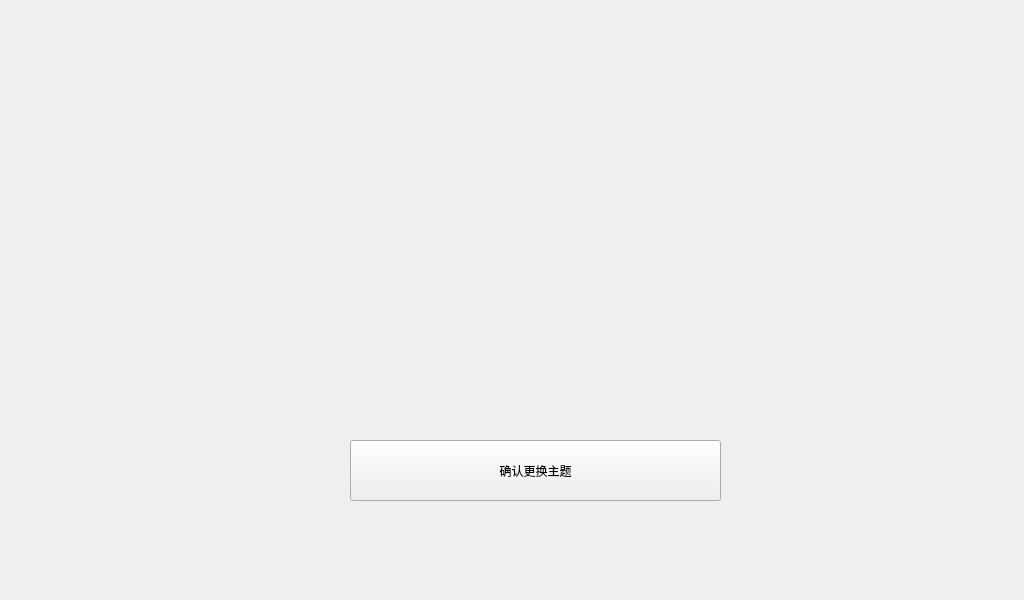
<?xml version="1.0" encoding="UTF-8"?>
<ui version="4.0">
 <class>ThemeScreen</class>
 <widget class="QWidget" name="ThemeScreen">
  <property name="geometry">
   <rect>
    <x>0</x>
    <y>0</y>
    <width>1024</width>
    <height>600</height>
   </rect>
  </property>
  <property name="windowTitle">
   <string>Form</string>
  </property>
  <property name="styleSheet">
   <string notr="true"/>
  </property>
  <widget class="QWidget" name="gridLayoutWidget">
   <property name="geometry">
    <rect>
     <x>170</x>
     <y>30</y>
     <width>721</width>
     <height>391</height>
    </rect>
   </property>
   <layout class="QGridLayout" name="gridLayout">
    <item row="1" column="2">
     <widget class="QLabel" name="label_2">
      <property name="text">
       <string/>
      </property>
     </widget>
    </item>
    <item row="2" column="0">
     <widget class="QLabel" name="label_4">
      <property name="text">
       <string/>
      </property>
     </widget>
    </item>
    <item row="0" column="0">
     <widget class="QLabel" name="label_5">
      <property name="text">
       <string/>
      </property>
     </widget>
    </item>
    <item row="0" column="2">
     <widget class="QLabel" name="label_3">
      <property name="text">
       <string/>
      </property>
     </widget>
    </item>
    <item row="2" column="2">
     <widget class="QLabel" name="label">
      <property name="text">
       <string/>
      </property>
     </widget>
    </item>
    <item row="0" column="1">
     <widget class="QLabel" name="label_6">
      <property name="text">
       <string/>
      </property>
     </widget>
    </item>
   </layout>
  </widget>
  <widget class="QPushButton" name="pushButton">
   <property name="geometry">
    <rect>
     <x>350</x>
     <y>440</y>
     <width>371</width>
     <height>61</height>
    </rect>
   </property>
   <property name="styleSheet">
    <string notr="true">border-color: rgb(255, 255, 255);</string>
   </property>
   <property name="text">
    <string>确认更换主题</string>
   </property>
   <property name="checkable">
    <bool>false</bool>
   </property>
   <property name="autoRepeat">
    <bool>false</bool>
   </property>
   <property name="autoExclusive">
    <bool>false</bool>
   </property>
   <property name="autoDefault">
    <bool>false</bool>
   </property>
   <property name="default">
    <bool>false</bool>
   </property>
   <property name="flat">
    <bool>false</bool>
   </property>
  </widget>
 </widget>
 <resources/>
 <connections/>
</ui>
